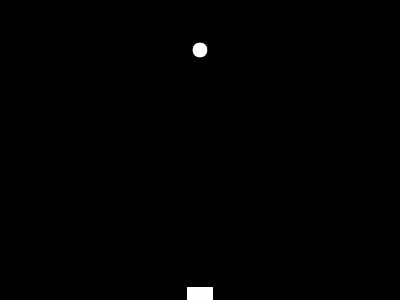
Frame 1 (no input)
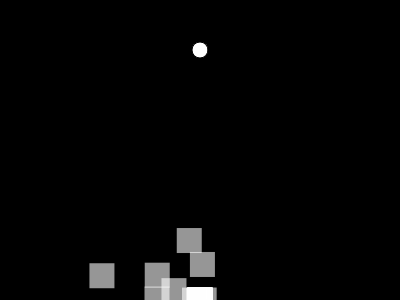
Frame 60 (no input)
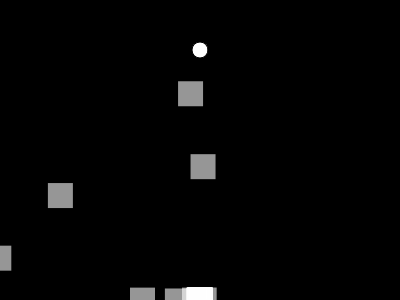
Frame 120 (the mouse pressed at the canvas centre since frame 60)

The p5.js sketch that drew these frames (run headless with seeded random() and noise() and a simulated clock; from frame 60 on, the mouse is pressed at the canvas centre):

// p5.js sketch
// ── sketch.js

var population;
// Each rocket is alive till 400 frames
var lifespan = 400;
// Made to display count on screen
var lifeP;
var secP;
// Keeps track of frames
var count = 0;
// Where individuos are trying to go
var target;
// Max force applied to rocket
var fuerza = 0.2;

// Dimensions of barrier
var rx = 100;
var ry = 150;
var rw = 200;
var rh = 10;

function setup() {
  createCanvas(400, 300);
  population = new Population();
  lifeP = createP();
  target = createVector(width / 2, 50);
}

function draw() {
  background(0);
  population.run();
  // Displays count to window
  lifeP.html(count);

  count++;
  if (count == lifespan) {
    population.evaluate();
    population.selection();
    // Population = new Population();
    count = 0;
  }
  // Renders barrier for individuos

  // Renders target
  ellipse(target.x, target.y, 16, 16);
}

// ── dna.js

function DNA(genes) {
  // Recieves genes and create a dna object
  if (genes) {
    this.genes = genes;
  }
  // If no genes just create random dna
  else {
    this.genes = [];
    for (var i = 0; i < lifespan; i++) {
      // Gives random vectors
      this.genes[i] = p5.Vector.random2D();
      // Sets maximum force of vector to be applied to a rocket
      this.genes[i].setMag(fuerza);
    }
  }
  // Performs a cruzar with another member of the species
  this.cruzar = function(partner) {
    var nGenes = [];
    // Picks random midpoint
    var mid = floor(random(this.genes.length));
    for (var i = 0; i < this.genes.length; i++) {
      // If i is greater than mid the new gene should come from this partner
      if (i > mid) {
        nGenes[i] = this.genes[i];
      }
      // If i < mid new gene should come from other partners gene's
      else {
        nGenes[i] = partner.genes[i];
      }
    }
    // Gives DNA object an array
    return new DNA(nGenes);
  };

  // Adds random mutar to the genes to add variance.
  this.mutar = function() {
    for (var i = 0; i < this.genes.length; i++) {
      // if random number less than 0.01, new gene is then random vector
      if (random(1) < 0.01) {
        this.genes[i] = p5.Vector.random2D();
        this.genes[i].setMag(fuerza);
      }
    }
  };
}

// ── population.js

function Population() {
  // Array of individuos
  this.individuos = [];
  // Amount of individuos
  this.cantIndividuos = 25;
  // Amount padre rocket partners
  this.listaPadres = [];

  // Associates a rocket to an array index
  for (var i = 0; i < this.cantIndividuos; i++) {
    this.individuos[i] = new Rocket();
  }

  this.evaluate = function() {
    var maxfit = 0;
    // Iterate through all individuos and calcultes their fitness
    for (var i = 0; i < this.cantIndividuos; i++) {
      // Calculates fitness
      this.individuos[i].calcFitness();
      // If current fitness is greater than max, then make max equal to current
      if (this.individuos[i].fitness > maxfit) {
        maxfit = this.individuos[i].fitness;
      }
    }
    // Normalises fitnesses
    for (var i = 0; i < this.cantIndividuos; i++) {
      this.individuos[i].fitness /= maxfit;
    }

    this.listaPadres = [];
    // Take individuos fitness make in to scale of 1 to 100
    // A rocket with high fitness will highly likely will be in the mating pool
    for (var i = 0; i < this.cantIndividuos; i++) {
      var n = this.individuos[i].fitness * 100;
      for (var j = 0; j < n; j++) {
        this.listaPadres.push(this.individuos[i]);
      }
    }


  };
  // Selects appropriate genes for child
  this.selection = function() {
    var nIndividuos = [];
    for (var i = 0; i < this.individuos.length; i++) {
      // Picks random dna
      var padreA = random(this.listaPadres.slice(0,3)).dna;
      var padreB = random(this.listaPadres).dna;
      // Creates child by using cruzar function
      var child = padreA.cruzar(padreB);
      child.mutar();
      // Creates new rocket with child dna
      nIndividuos[i] = new Rocket(child);
    }
    // This instance of individuos are the new individuos
    this.individuos = nIndividuos;
  };

  // Calls for actualizar and show functions
  this.run = function() {
    for (var i = 0; i < this.cantIndividuos; i++) {
      this.individuos[i].actualizar();
      // Displays individuos to screen
      this.individuos[i].show();
    }
  };
}

// ── rocket.js

// Constructor function
function Rocket(dna) {
  // Physics of rocket at current instance
  this.pos = createVector(width / 2, height);
  this.vel = createVector();
  this.acc = createVector();
  // Checkes rocket has reached target
  this.gano = false;
  // Checks if rocket had choco
  this.choco = false;
  // Gives a rocket dna
  if (dna) {
    this.dna = dna;
  } else {
    this.dna = new DNA();
  }
  this.fitness = 0;

  // Object can recieve force and add to acceleration
  this.empujar = function(force) {
    this.acc.add(force);
  };
  // Calulates fitness of rocket
  this.calcFitness = function() {
    // Takes distance to target
    var d = dist(this.pos.x, this.pos.y, target.x, target.y);

    // Maps range of fitness
    this.fitness = map(d, 0, width, width, 0);
    // If rocket gets to target increase fitness of rocket
    if (this.gano) {
      this.fitness *= 10;
    }
    // If rocket does not get to target decrease fitness
    if (this.choco) {
      this.fitness /= 10;
    }
  };
  // actualizars state of rocket
  this.actualizar = function() {
    // Checks distance from rocket to target
    var d = dist(this.pos.x, this.pos.y, target.x, target.y);
    // If distance less than 10 pixels, then it has reached target
    if (d < 10) {
      this.gano = true;
      this.pos = target.copy();
    }

    // Rocket has hit left or right of window
    if (this.pos.x > width || this.pos.x < 0) {
      this.choco = true;
    }
    // Rocket has hit top or bottom of window
    if (this.pos.y > height || this.pos.y < 0) {
      this.choco = true;
    }

    //applies the random vectors defined in dna to consecutive frames of rocket
    this.empujar(this.dna.genes[count]);
    // if rocket has not got to goal and not choco then actualizar physics engine
    if (!this.gano && !this.choco) {
      this.vel.add(this.acc);
      this.pos.add(this.vel);
      this.acc.mult(0);
      this.vel.limit(4);
    }
  };
  // displays rocket to window
  this.show = function() {
    // push and pop allow's rotating and translation not to affect other objects
    push();
    //color customization of individuos
    noStroke();
    fill(255, 150);
    //translate to the postion of rocket
    translate(this.pos.x, this.pos.y);
    //rotatates to the angle the rocket is pointing
    //creates a rectangle shape for rocket
    rectMode(CENTER);
    rect(0, 0, 25, 25);
    pop();
  };
}

// ── style.css
* {
    margin : 0 ;
    padding : 0;
}
